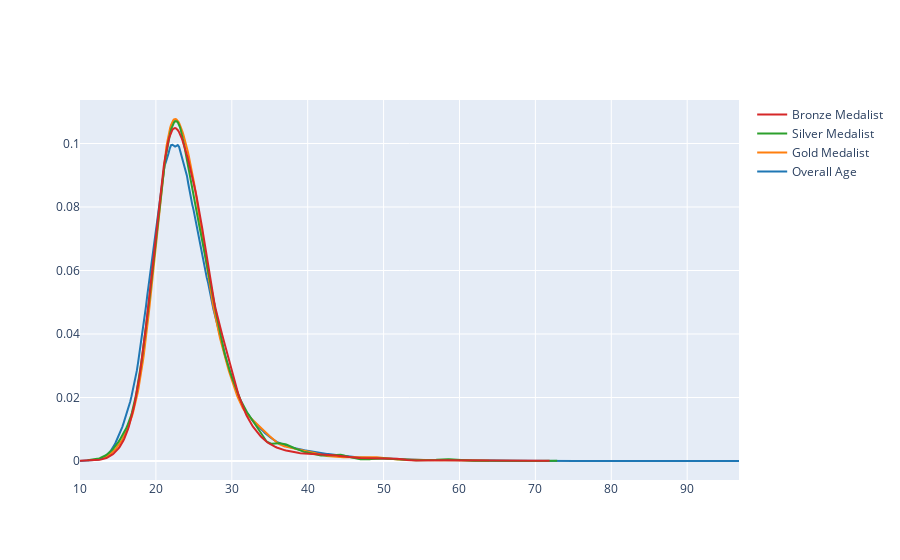

Notebook cell for this chart:
### Code cell
fig = ff.create_distplot([x1,x2,x3,x4],['Overall Age','Gold Medalist','Silver Medalist','Bronze Medalist'],show_hist=False,show_rug=False)
fig.show()

### Figure 1 — Plotly figure (JSON) as saved in the notebook; plotly's stock layout.template omitted (floating-point values rounded to 4 significant figures; data arrays with more than 128 entries replaced by an {"elided": "..."} marker saying what was removed)
{"data": [{"legendgroup": "Overall Age", "marker": {"color": "rgb(31, 119, 180)"}, "mode": "lines", "name": "Overall Age", "showlegend": true, "type": "scatter", "x": {"elided": "500 float values"}, "xaxis": "x", "y": {"elided": "500 float values"}, "yaxis": "y"}, {"legendgroup": "Gold Medalist", "marker": {"color": "rgb(255, 127, 14)"}, "mode": "lines", "name": "Gold Medalist", "showlegend": true, "type": "scatter", "x": {"elided": "500 float values"}, "xaxis": "x", "y": {"elided": "500 float values"}, "yaxis": "y"}, {"legendgroup": "Silver Medalist", "marker": {"color": "rgb(44, 160, 44)"}, "mode": "lines", "name": "Silver Medalist", "showlegend": true, "type": "scatter", "x": {"elided": "500 float values"}, "xaxis": "x", "y": {"elided": "500 float values"}, "yaxis": "y"}, {"legendgroup": "Bronze Medalist", "marker": {"color": "rgb(214, 39, 40)"}, "mode": "lines", "name": "Bronze Medalist", "showlegend": true, "type": "scatter", "x": {"elided": "500 float values"}, "xaxis": "x", "y": {"elided": "500 float values"}, "yaxis": "y"}], "layout": {"barmode": "overlay", "hovermode": "closest", "legend": {"traceorder": "reversed"}, "xaxis": {"anchor": "y2", "domain": [0, 1], "zeroline": false}, "yaxis": {"anchor": "free", "domain": [0, 1], "position": 0}}}
